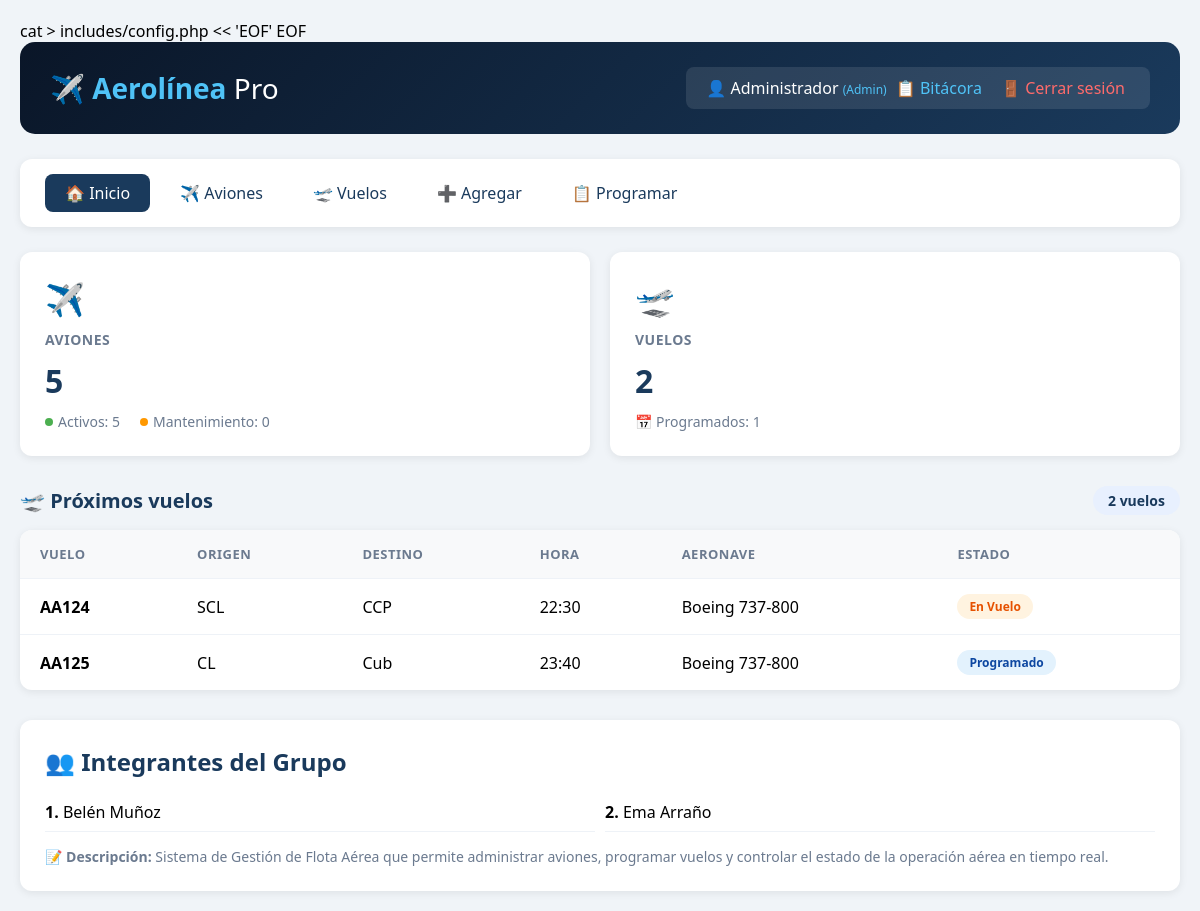
/index.php (signed in), run on the app's committed database.
### tables this page shows
CREATE TABLE vuelos (
    id INTEGER PRIMARY KEY AUTOINCREMENT,
    numero_vuelo TEXT UNIQUE NOT NULL,
    avion_id INTEGER NOT NULL,
    origen TEXT NOT NULL,
    destino TEXT NOT NULL,
    hora_salida DATETIME NOT NULL,
    hora_llegada DATETIME NOT NULL,
    estado TEXT DEFAULT 'Programado',
    FOREIGN KEY (avion_id) REFERENCES aviones(id) ON DELETE CASCADE
);

CREATE TABLE aviones (
    id INTEGER PRIMARY KEY AUTOINCREMENT,
    matricula TEXT UNIQUE NOT NULL,
    modelo TEXT NOT NULL,
    fabricante TEXT NOT NULL,
    capacidad INTEGER NOT NULL,
    año_fabricacion INTEGER,
    estado TEXT DEFAULT 'Activo',
    fecha_registro TIMESTAMP DEFAULT CURRENT_TIMESTAMP
);

### includes/db.php (called while the page is built, shortened)
<?php
class Database {
    private static $instance = null;
    private $db;
    private function __construct() {
        $this->dbPath = __DIR__ . '/../database.db';
        try {
            $this->db = new PDO('sqlite:' . $this->dbPath);
            $this->db->setAttribute(PDO::ATTR_ERRMODE, PDO::ERRMODE_EXCEPTION);
            $this->db->setAttribute(PDO::ATTR_DEFAULT_FETCH_MODE, PDO::FETCH_ASSOC);
        } catch (PDOException $e) {
            die("❌ Error de conexión: " . $e->getMessage());
        }
    }
    public static function getInstance() {
        if (self::$instance == null) {
            self::$instance = new Database();
        }
        return self::$instance;
    }
    public function getConnection() {
        return $this->db;
    }
}
?>

### includes/crud.php (called while the page is built, shortened)
<?php
require_once __DIR__ . '/db.php';
class CRUD {
    private $db;
    public function __construct() {
        $this->db = Database::getInstance()->getConnection();
    }
    public function readAllAviones() {
        try {
            $sql = "SELECT * FROM aviones ORDER BY id DESC";
            $stmt = $this->db->query($sql);
            return $stmt->fetchAll();
        } catch (PDOException $e) {
            return [];
        }
    }
    public function readAllVuelos() {
        try {
            $sql = "SELECT v.*, a.modelo as avion_modelo, a.matricula as avion_matricula
                    FROM vuelos v
                    LEFT JOIN aviones a ON v.avion_id = a.id
                    ORDER BY v.hora_salida ASC";
            $stmt = $this->db->query($sql);
            return $stmt->fetchAll();
        } catch (PDOException $e) {
            return [];
        }
    }
    public function getEstadisticas() {
        try {
            $stats = [];
            $stmt = $this->db->query("SELECT COUNT(*) as total FROM aviones");
            $stats['total_aviones'] = $stmt->fetch()['total'];
            $stmt = $this->db->query("SELECT COUNT(*) as total FROM aviones WHERE estado = 'Activo'");
            $stats['aviones_activos'] = $stmt->fetch()['total'];
            $stmt = $this->db->query("SELECT COUNT(*) as total FROM aviones WHERE estado = 'Mantenimiento'");
            $stats['aviones_mantenimiento'] = $stmt->fetch()['total'];
            $stmt = $this->db->query("SELECT COUNT(*) as total FROM vuelos");
            $stats['total_vuelos'] = $stmt->fetch()['total'];
            $stmt = $this->db->query("SELECT COUNT(*) as total FROM vuelos WHERE estado = 'Programado'");
            $stats['vuelos_programados'] = $stmt->fetch()['total'];
            $stmt = $this->db->query("SELECT COUNT(*) as total FROM pilotos");
            $stats['total_pilotos'] = $stmt->fetch()['total'];
            return $stats;
        } catch (PDOException $e) {
            return [];
        }
    }
}
?>

### index.php (the view, shortened to what this page needs)
<?php
require_once 'includes/config.php';
require_once 'includes/crud.php';
$crud = new CRUD();
$stats = $crud->getEstadisticas();
$aviones = $crud->readAllAviones();
$vuelos = $crud->readAllVuelos();
?>
<!DOCTYPE html>
<html lang="es">
<head>
</head>
<body>
    <div class="container">
        <div class="header">
            <h1>✈️ <span>Aerolínea</span> Pro</h1>
            <div class="user-info">
                <?php if (usuario_logueado()): ?>
                    👤 <?= htmlspecialchars($_SESSION['usuario_nombre'] ?? 'Usuario') ?>
                    <?php if (isset($_SESSION['usuario_rol']) && $_SESSION['usuario_rol'] == 'admin'): ?>
                        <span style="color:#4fc3f7;font-size:12px;">(Admin)</span>
                    <?php endif; ?>
                    <a href="bitacora.php" style="color:#4fc3f7;">📋 Bitácora</a>
                    <a href="logout.php" class="logout-link">🚪 Cerrar sesión</a>
                <?php else: ?>
                    <a href="login.php">🔐 Iniciar sesión</a>
                    |
                    <a href="register.php">📝 Registrarse</a>
                <?php endif; ?>
            </div>
        </div>
        <div class="navbar">
            <a href="index.php" class="active">🏠 Inicio</a>
            <a href="aviones_list.php">✈️ Aviones</a>
            <a href="vuelos_list.php">🛫 Vuelos</a>
            <a href="aviones_create.php">➕ Agregar</a>
            <a href="vuelos_create.php">📋 Programar</a>
        </div>
        <div class="stats-grid">
            <div class="stat-card">
                <div class="icon">✈️</div>
                <h3>Aviones</h3>
                <div class="number"><?= count($aviones) ?></div>
                <div class="sub-stats">
                    <span><span class="dot dot-green"></span> Activos: <?= $stats['aviones_activos'] ?? 0 ?></span>
                    <span><span class="dot dot-orange"></span> Mantenimiento: <?= $stats['aviones_mantenimiento'] ?? 0 ?></span>
                </div>
            </div>
            <div class="stat-card">
                <div class="icon">🛫</div>
                <h3>Vuelos</h3>
                <div class="number"><?= count($vuelos) ?></div>
                <div class="sub-stats">
                    <span>📅 Programados: <?= $stats['vuelos_programados'] ?? 0 ?></span>
                </div>
            </div>
        </div>
        <div class="section-title">
            <span>🛫 Próximos vuelos</span>
            <span class="badge"><?= count($vuelos) ?> vuelos</span>
        </div>
        <div class="table-wrapper">
            <table>
                <thead>
                    <tr>
                        <th>Vuelo</th>
                        <th>Origen</th>
                        <th>Destino</th>
                        <th>Hora</th>
                        <th>Aeronave</th>
                        <th>Estado</th>
                    </tr>
                </thead>
                <tbody>
                    <?php if (count($vuelos) > 0): ?>
                        <?php foreach ($vuelos as $vuelo): ?>
                            <tr>
                                <td><strong><?= htmlspecialchars($vuelo['numero_vuelo']) ?></strong></td>
                                <td><?= htmlspecialchars($vuelo['origen']) ?></td>
                                <td><?= htmlspecialchars($vuelo['destino']) ?></td>
                                <td><?= date('H:i', strtotime($vuelo['hora_salida'])) ?></td>
                                <td><?= htmlspecialchars($vuelo['avion_modelo'] ?? 'N/A') ?></td>
                                <td>
                                    <?php
                                    $estado = $vuelo['estado'];
                                    $clase = 'status-ontime';
                                    if ($estado == 'Programado') $clase = 'status-preparing';
                                    if ($estado == 'En Vuelo') $clase = 'status-boarding';
                                    ?>
                                    <span class="status-badge <?= $clase ?>"><?= $estado ?></span>
                                </td>
                            </tr>
                        <?php endforeach; ?>
                    <?php endif; ?>
                </tbody>
            </table>
        </div>
        <div class="integrantes-section">
            <h2>👥 Integrantes del Grupo</h2>
            <ul>
                <li><strong>1.</strong> Belén Muñoz</li>
                <li><strong>2.</strong> Ema Arraño</li>
            </ul>
            <p style="margin-top:15px;color:#6b7a8f;font-size:14px;">
                <strong>📝 Descripción:</strong> Sistema de Gestión de Flota Aérea que permite administrar aviones,
                programar vuelos y controlar el estado de la operación aérea en tiempo real.
            </p>
        </div>
    </div>
</body>
</html>

### index.php (style rules this page uses)
* { margin: 0; padding: 0; box-sizing: border-box; }
body { font-family: 'Segoe UI', Tahoma, Geneva, Verdana, sans-serif; background: #f0f4f8; padding: 20px; }
.container { max-width: 1400px; margin: 0 auto; }
.header { background: linear-gradient(135deg, #0a1628, #1a3a5c); color: white; padding: 25px 30px; border-radius: 15px; margin-bottom: 25px; display: flex; justify-content: space-between; align-items: center; }
.header h1 { font-size: 28px; font-weight: 300; }
.header h1 span { font-weight: 700; color: #4fc3f7; }
.header .user-info { background: rgba(255,255,255,0.1); padding: 10px 20px; border-radius: 8px; }
.header .user-info a { color: white; text-decoration: none; margin: 0 5px; }
.header .user-info .logout-link { color: #ff6b6b; margin-left: 10px; }
.navbar { background: white; padding: 15px 25px; border-radius: 12px; margin-bottom: 25px; box-shadow: 0 2px 8px rgba(0,0,0,0.08); display: flex; gap: 10px; flex-wrap: wrap; }
.navbar a { color: #1a3a5c; text-decoration: none; padding: 8px 20px; border-radius: 8px; font-weight: 500; transition: all 0.3s; }
.navbar a:hover, .navbar a.active { background: #1a3a5c; color: white; }
.stats-grid { display: grid; grid-template-columns: repeat(auto-fit, minmax(280px, 1fr)); gap: 20px; margin-bottom: 30px; }
.stat-card { background: white; padding: 25px; border-radius: 12px; box-shadow: 0 2px 8px rgba(0,0,0,0.08); transition: transform 0.2s; }
.stat-card .icon { font-size: 32px; margin-bottom: 10px; }
.stat-card h3 { color: #6b7a8f; font-size: 14px; font-weight: 600; text-transform: uppercase; letter-spacing: 0.5px; margin-bottom: 10px; }
.stat-card .number { font-size: 32px; font-weight: 700; color: #1a3a5c; }
.stat-card .sub-stats { display: flex; gap: 20px; margin-top: 10px; font-size: 14px; color: #6b7a8f; }
.stat-card .sub-stats span { display: flex; align-items: center; gap: 5px; }
.stat-card .sub-stats .dot { width: 8px; height: 8px; border-radius: 50%; display: inline-block; }
.dot-green { background: #4caf50; }
.dot-orange { background: #ff9800; }
.section-title { font-size: 20px; font-weight: 700; color: #1a3a5c; margin-bottom: 15px; display: flex; justify-content: space-between; align-items: center; }
.section-title .badge { background: #e8f0fe; color: #1a3a5c; padding: 5px 15px; border-radius: 20px; font-size: 14px; }
.table-wrapper { background: white; border-radius: 12px; overflow: hidden; box-shadow: 0 2px 8px rgba(0,0,0,0.08); margin-bottom: 30px; }
table { width: 100%; border-collapse: collapse; }
thead { background: #f8f9fa; }
th { padding: 15px 20px; text-align: left; font-weight: 600; color: #6b7a8f; font-size: 13px; text-transform: uppercase; letter-spacing: 0.5px; }
td { padding: 15px 20px; border-top: 1px solid #eef2f7; }
.status-badge { padding: 4px 12px; border-radius: 20px; font-size: 12px; font-weight: 600; display: inline-block; }
.status-boarding { background: #fff3e0; color: #e65100; }
.status-preparing { background: #e3f2fd; color: #0d47a1; }
.integrantes-section { background: white; padding: 25px; border-radius: 12px; box-shadow: 0 2px 8px rgba(0,0,0,0.08); margin-top: 30px; }
.integrantes-section h2 { color: #1a3a5c; margin-bottom: 15px; }
.integrantes-section ul { list-style: none; display: grid; grid-template-columns: repeat(auto-fit, minmax(200px, 1fr)); gap: 10px; }
.integrantes-section li { padding: 8px 0; border-bottom: 1px solid #eef2f7; }

### data on the page
vuelos: numero_vuelo "AA124", origen "SCL", destino "CCP", hora_salida "22:30", avion.modelo "Boeing 737-800", estado "En Vuelo"
vuelos: numero_vuelo "AA125", origen "CL", destino "Cub", hora_salida "23:40", avion.modelo "Boeing 737-800", estado "Programado"

### other printed values
$_SESSION['usuario_nombre'] "Administrador"
count($aviones) "5"
$stats['aviones_activos'] "5"
$stats['aviones_mantenimiento'] "0"
count($vuelos) "2"
$stats['vuelos_programados'] "1"
